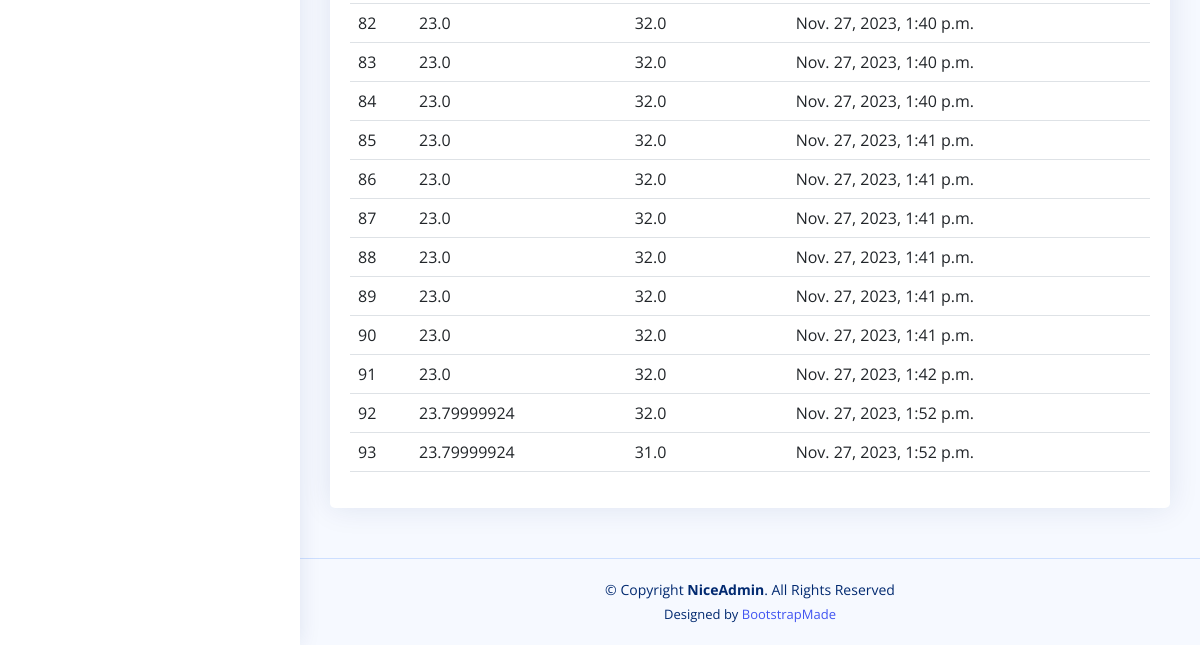
/showdata/ (lower part), run on an earlier commit of the app's database.
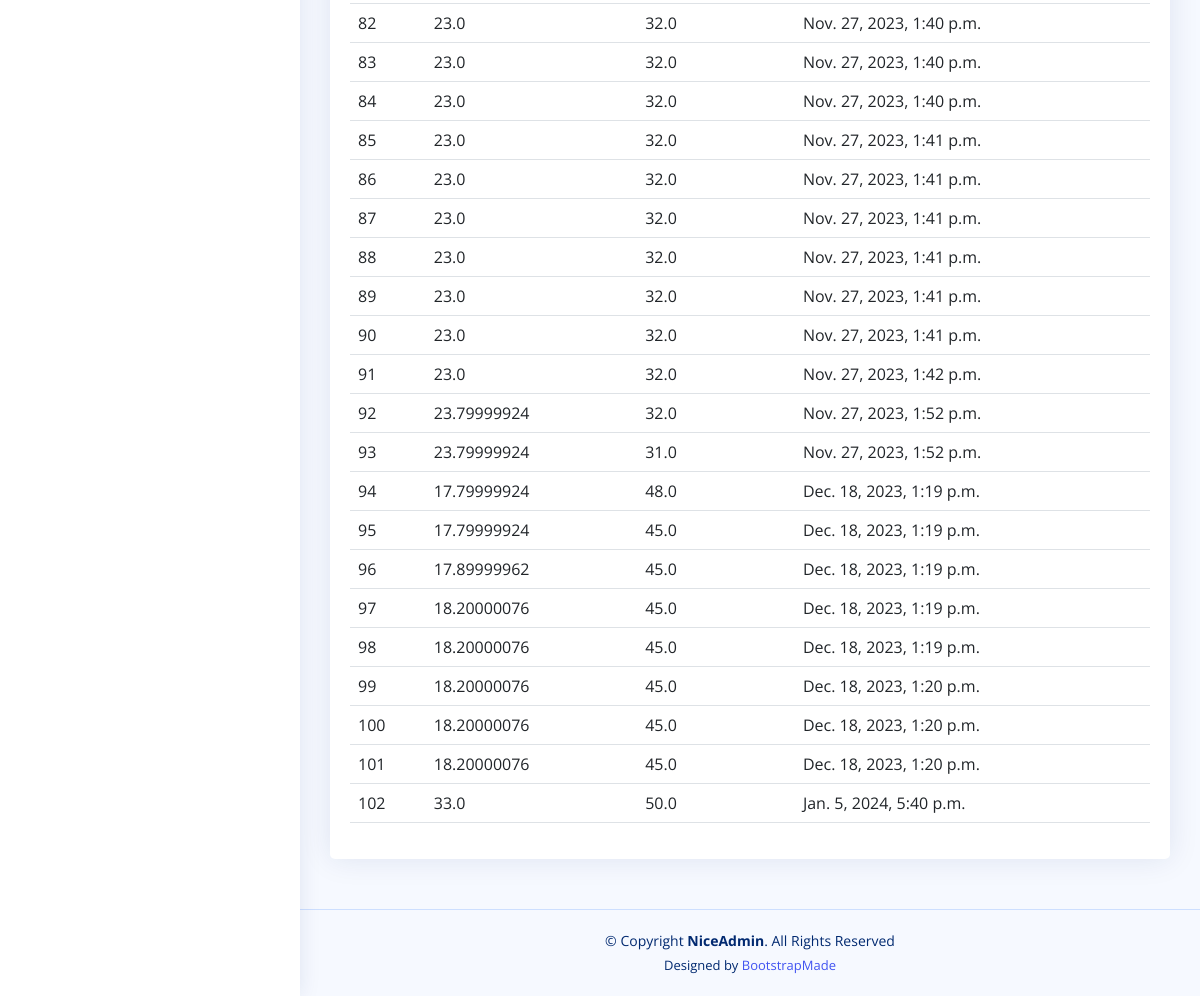
And on a later commit of the database.
### DHT/models.py (models this page shows, shortened)
class Dht11(models.Model):
    temp = models.FloatField(null=True)
    hum = models.FloatField(null=True)
    dt = models.DateTimeField(auto_now_add=True,null=False)

### DHT/views.py (the view)
# urls.py: path('showdata/',views.showdata,name='ShowData'),
def showdata(request):
    dht_data = Dht11.objects.all()
    return render(request , 'data_table.html',{'dht_data': dht_data})

### template/data_table.html (shortened to what this page needs)
  {% load static %}
<html lang="en">
<head>
  <link href="{% static 'assets/vendor/bootstrap/css/bootstrap.min.css' %}" rel="stylesheet">
  <link href="{% static 'assets/vendor/bootstrap-icons/bootstrap-icons.css' %}" rel="stylesheet">
  <link href="{% static 'assets/vendor/boxicons/css/boxicons.min.css' %}" rel="stylesheet">
  <link href="{% static 'assets/vendor/quill/quill.snow.css' %}" rel="stylesheet">
  <link href="{% static 'assets/vendor/quill/quill.bubble.css' %}" rel="stylesheet">
  <link href="{% static 'assets/vendor/remixicon/remixicon.css' %}" rel="stylesheet">
  <link href="{% static 'assets/vendor/simple-datatables/style.css' %}" rel="stylesheet">
    <link href="{% static 'assets/css/style.css' %}" rel="stylesheet">
</head>
<body>
  <aside id="sidebar" class="sidebar">
  </aside>
  <main id="main" class="main">
    <section class="section">
      <div class="row">
        <div class="col-lg-12">
          <div class="card">
            <div class="card-body">
              <table class="table datatable">
                <tbody>
                    {% for data_entry in dht_data %}
                <tr>
                  <td>{{ data_entry.id }}</td>
                  <td>{{ data_entry.temp }}</td>
                  <td>{{ data_entry.hum }}</td>
                  <td>{{ data_entry.dt }}</td>
                </tr>
                  {% endfor %}
                </tbody>
              </table>
            </div>
          </div>
        </div>
      </div>
    </section>
  </main>
  <footer id="footer" class="footer">
    <div class="copyright">
      &copy; Copyright <strong><span>NiceAdmin</span></strong>. All Rights Reserved
    </div>
    <div class="credits">
      Designed by <a href="https://bootstrapmade.com/">BootstrapMade</a>
    </div>
  </footer>
</body>
</html>

### static/assets/css/style.css (style rules this page uses)
:root { scroll-behavior: smooth; }
body { font-family: "Open Sans", sans-serif; background: #f6f9ff; color: #444444; }
a { color: #4154f1; text-decoration: none; }
#main { margin-top: 60px; padding: 20px 30px; transition: all 0.3s; }
.card { margin-bottom: 30px; border: none; border-radius: 5px; box-shadow: 0px 0 30px rgba(1, 41, 112, 0.1); }
.card-body { padding: 0 20px 20px 20px; }
.sidebar { position: fixed; top: 60px; left: 0; bottom: 0; width: 300px; z-index: 996; transition: all 0.3s; padding: 20px; overflow-y: auto; scrollbar-width: thin; scrollbar-color: #aab7cf transparent; box-shadow: 0px 0px 20px rgba(1, 41, 112, 0.1); background-color: #fff; }
@media (min-width: 1200px) { #main, #footer { margin-left: 300px; } }
.footer { padding: 20px 0; font-size: 14px; transition: all 0.3s; border-top: 1px solid #cddfff; }
.footer .copyright { text-align: center; color: #012970; }
.footer .credits { padding-top: 5px; text-align: center; font-size: 13px; color: #012970; }

What changed in the data, as far as the page shows it:
added Dht11: id "94", temp "17.79999924", hum "48.0", dt "Dec. 18, 2023, 1:19 p.m."
added Dht11: id "95", temp "17.79999924", hum "45.0", dt "Dec. 18, 2023, 1:19 p.m."
added Dht11: id "96", temp "17.89999962", hum "45.0", dt "Dec. 18, 2023, 1:19 p.m."
added Dht11: id "97", temp "18.20000076", hum "45.0", dt "Dec. 18, 2023, 1:19 p.m."
added Dht11: id "98", temp "18.20000076", hum "45.0", dt "Dec. 18, 2023, 1:19 p.m."
added Dht11: id "99", temp "18.20000076", hum "45.0", dt "Dec. 18, 2023, 1:20 p.m."
added Dht11: id "100", temp "18.20000076", hum "45.0", dt "Dec. 18, 2023, 1:20 p.m."
added Dht11: id "101", temp "18.20000076", hum "45.0", dt "Dec. 18, 2023, 1:20 p.m."
added Dht11: id "102", temp "33.0", hum "50.0", dt "Jan. 5, 2024, 5:40 p.m."
